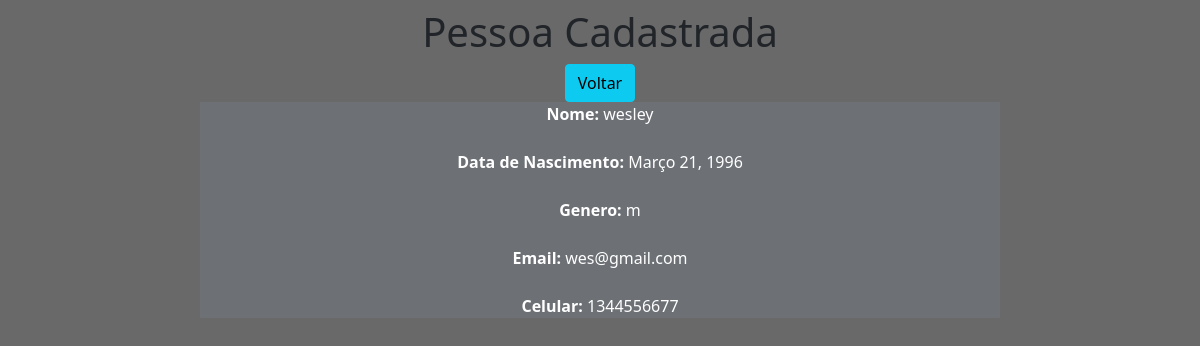
Screenshot of /view/1/ with the database file from the repository.
### app/models.py (models this page shows, shortened)
class Pessoa(models.Model):
    nome = models.CharField(max_length=100)
    data_nascimento = models.DateField(blank=True, null=True)
    genero = models.CharField(max_length=1, choices=sexo_choices)
    email = models.EmailField(blank=True, null=True)
    cell = models.IntegerField()

### app/views.py (the view)
# urls.py: path('view/<int:pk>/', view, name='view'),
def view(request, pk):
    data = {}
    data['db'] = Pessoa.objects.get(pk=pk)
    return render(request, 'view.html', data)

### app/templates/view.html (shortened to what this page needs)
<!DOCTYPE html>
<html lang="pt-br">
<head>
    <link rel="stylesheet" href="https://cdn.jsdelivr.net/npm/bootstrap@5.1.3/dist/css/bootstrap.min.css">
</head>
<body>
    <div class="col-8 m-auto pt-2 pb-2 text-center">
        <h1>Pessoa Cadastrada</h1>
    <a href="/" class="btn btn-info">Voltar</a>
        <div id="col">
            <div><strong>Nome:</strong> {{db.nome}}</div>
            <div class="form-grup mt-4"><strong>Data de Nascimento:</strong> {{db.data_nascimento}}</div>
            <div class="form-grup mt-4"><strong>Genero: </strong>{{db.genero}}</div>
            <div class="form-grup mt-4"><strong>Email: </strong>{{db.email}}</div>
            <div class="form-grup mt-4"><strong>Celular: </strong>{{db.cell}}</div>
        </div>
    </div>
</body>
</html>

### app/templates/view.html (style rules this page uses)
body { background-color: dimgrey; }
#col { background-color: rgba(119, 136, 153, 0.26); color: white; }

### rows the page displays
Pessoa: nome "wesley", data_nascimento "Março 21, 1996", genero "m", email "wes@gmail.com", cell "1344556677"
